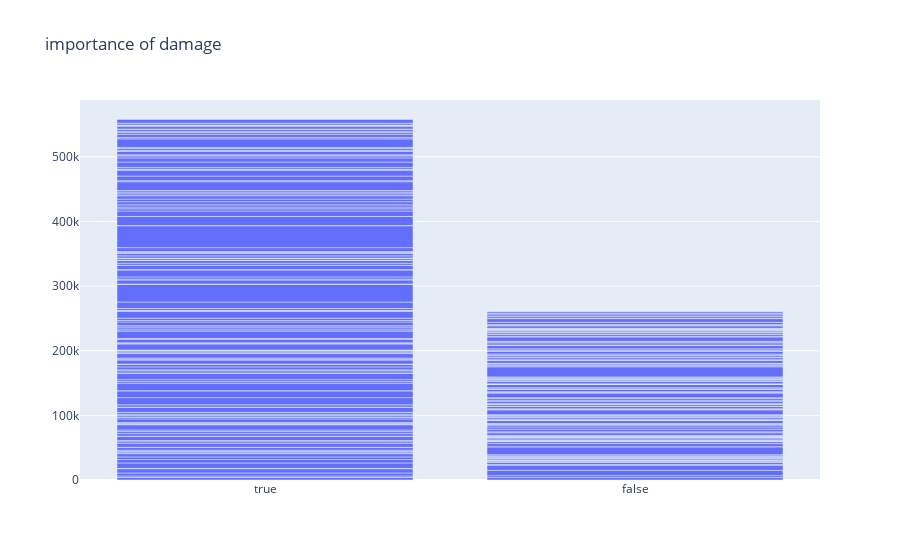

Notebook cell for this chart:
### Code cell
import plotly
import plotly.express as px
fig = px.bar(df, x="win", y='damageDealtToBuildings', title='importance of damage')
fig.update_layout(xaxis=dict({'title':''}), yaxis=dict({'title':''}))
fig.show()

result = plotly.io.to_html(fig)
file = open('./iframe/test.html','w')
file.write(result)
file.close()

### Figure 1 — Plotly figure (JSON) as saved in the notebook; plotly's stock layout.template omitted (floating-point values rounded to 4 significant figures; data arrays with more than 128 entries replaced by an {"elided": "..."} marker saying what was removed)
{"data": [{"alignmentgroup": "True", "hovertemplate": "win=%{x}<br>damageDealtToBuildings=%{y}<extra></extra>", "legendgroup": "", "marker": {"color": "#636efa", "pattern": {"shape": ""}}, "name": "", "offsetgroup": "", "orientation": "v", "showlegend": false, "textposition": "auto", "type": "bar", "x": {"elided": "300 bool values"}, "xaxis": "x", "y": {"elided": "300 int values"}, "yaxis": "y"}], "layout": {"barmode": "relative", "legend": {"tracegroupgap": 0}, "title": {"text": "importance of damage"}, "xaxis": {"anchor": "y", "domain": [0, 1], "title": {"text": ""}}, "yaxis": {"anchor": "x", "domain": [0, 1], "title": {"text": ""}}}}
